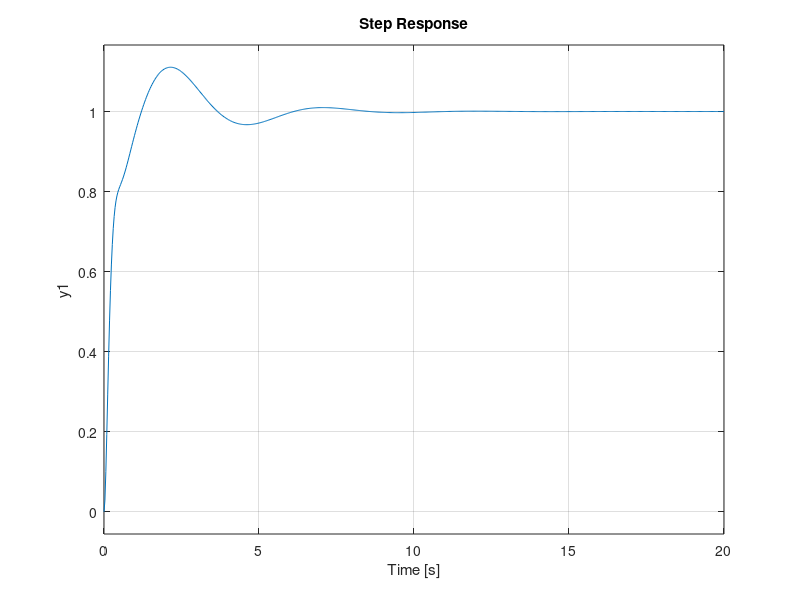
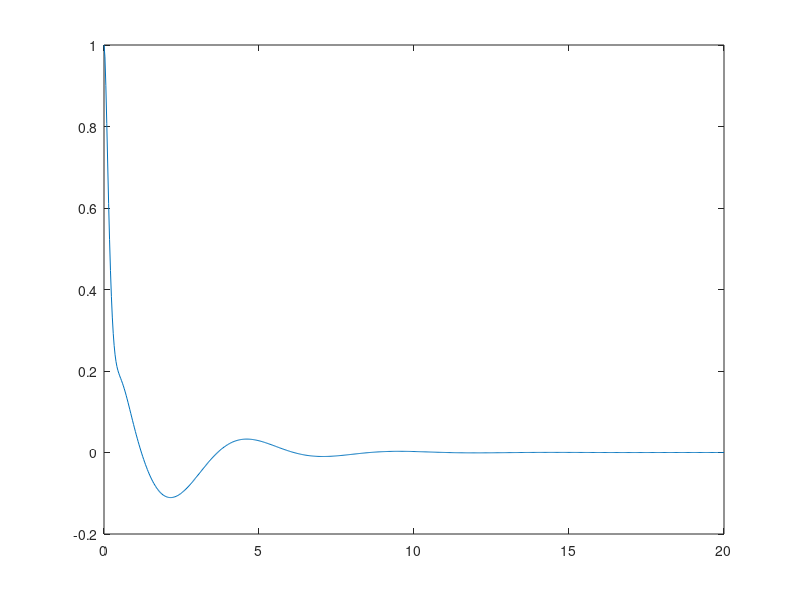

These charts were generated, in order, by the following MATLAB code:
Kp=6.95;
Ti=0.405;
Td=0.821;
s=tf('s');
G=tf(1,[1,4,3]);
Gc=Kp*(1+1/Ti/s+Td*s); 
step(feedback(G*Gc,1)), hold on; 
for N=[100,1000,10000,1:10], Gc=Kp*(1+1/Ti/s+Td*s/(1+Td*s/N)); 
    G_c=feedback(G*Gc,1); 
    step(G_c) 
end
figure;
[y,t]=step(G_c); 
err=1-y; 
plot(t,err)